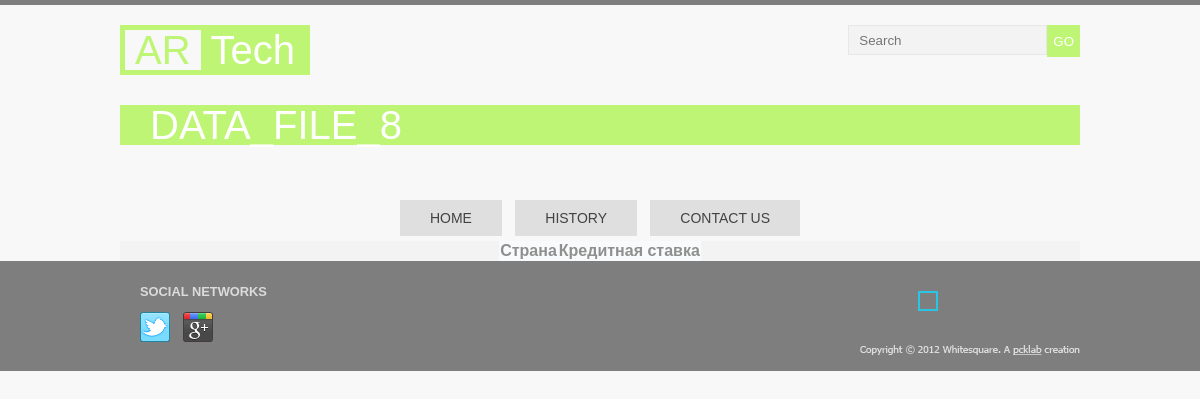
The page /data/8 on the database as committed earlier.
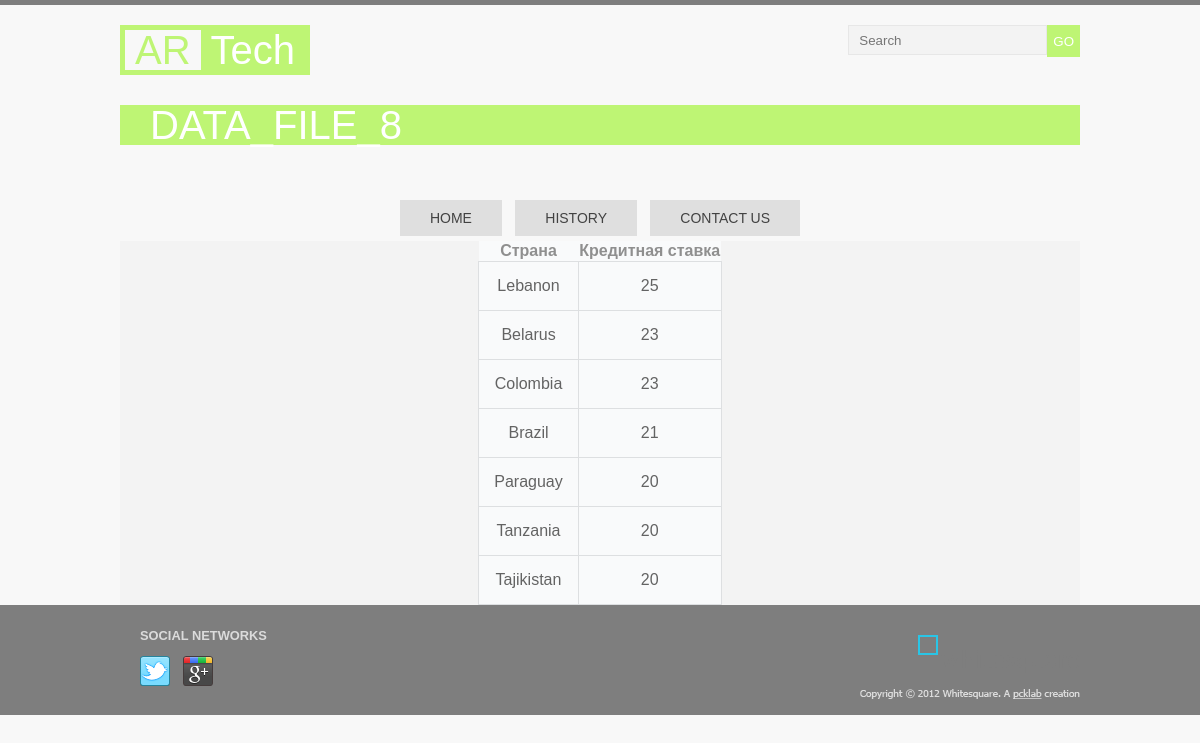
The same page on the database as committed later.
### tables this page shows
CREATE TABLE processed_data (
	id integer PRIMARY KEY autoincrement,
	country varchar(255) NOT NULL,
	credit_rate integer,
	source_file integer NOT NULL,
	CONSTRAINT fk_source_files 
	FOREIGN KEY (source_file)
	REFERENCES source_files(id)
	ON DELETE CASCADE
);

### labapp/router.py (the view)
@app.route('/data/<int:source_file_id>', methods=['GET'])
def get_data(source_file_id: int):
    processed_data = []
    pageNum = request.args.get('pageNum')
    if pageNum is not None:
        processed_data = webservice.get_processed_data(source_file=source_file_id, page_num=int(pageNum))
    else:
        processed_data = webservice.get_processed_data(source_file=source_file_id)
    return render_template('data.html',
                           title='Labs PIKPO',
                           page_name=f'DATA_FILE_{source_file_id}',
                           navmenu=webservice.navmenu,
                           processed_data=processed_data)

### labapp/repository/connectorfactory.py (called while the page is built)
    def get_connector(self, datastore):
        if datastore.startswith("sqlite:///"):
            self.instance = SQLiteStoreConnector(datastore)
            if self.instance.connect():
                return self.instance
        elif datastore.startswith("pymysql://"):
            self.instance = MySQLStoreConnector(datastore)
            if self.instance.connect():
                return self.instance
        return None

### labapp/repository/sql_api.py (called while the page is built)
def select_rows_from_processed_data(connector: StoreConnector, source_file: int, offset: int = None, limit: int = 10) -> List[tuple]:
    result = []
    if limit is None or offset is None:
        result = connector.execute(f"SELECT * FROM processed_data WHERE source_file = {source_file}").fetchall()
    else:
        result = connector.execute(f"SELECT * FROM processed_data WHERE source_file = {source_file} "
                                   f"LIMIT {offset*limit},{limit}").fetchall()
    return result

### labapp/repository/sqliteconnector.py (called while the page is built)
    def connect(self):
        try:
            connection = sqlite3.connect(self._datastore[10:])
            cursor = connection.cursor()
            cursor.execute("PRAGMA foreign_keys = 1")
            cursor.close()
            self.connection = connection
            print("SQLite database connected.")
            return True
        except Exception as e:
            print(f'Connection error: {str(e)}')
            return False

    def execute(self, query):
        result = None
        if self._cursor is not None:
            try:
                result = self._cursor.execute(query)
            except Exception as e:
                self.connection.rollback()
                print(f'Query execution error: {str(e)}')
        else:
            print("Use start_transaction() first.")
        return result

    def start_transaction(self):
        if self._cursor is None and self.connection is not None:
            self._cursor = self.connection.cursor()

    def end_transaction(self):
        if self.connection is not None and self._cursor is not None:
            self.connection.commit()
            self._cursor.close()
            self._cursor = None

    def close(self):
        self.connection.close()
        self.connection = None

### labapp/templates/data.html
{% extends "layout.html" %}
{% block content %}
    <article>
        <table align="center">
            <tr>
                <th>Страна</th>
                <th>Кредитная ставка</th>
            </tr>
            <tbody>
            {% for row in processed_data %}
                <tr>
                    <td>{{row[1]}}</td>
                    <td>{{row[2]}}</td>
                </tr>
            {% endfor %}
            </tbody>
        </table>
    </article>
{% endblock %}

### labapp/templates/layout.html (shortened to what this page needs)
<html>
<head>
		<link rel="stylesheet" href="/static/stylesheets/styles.css">
</head>
		<body>
			<div class="wrapper">
				<header>
					<div class="logo">
						<div class="logoTextAR"><h1>AR</h1></div>
						<div class="logoTextTech"><h1>Tech</h1></div>
					</div>
					<form name="search" class="sinput" action="#" method="get">
						<input type="search" name="q" placeholder="Search"><button type="submit">GO</button>
					</form>
					<div class="heading">
						<h1 id="head_name">{{page_name}}</h1>
					</div>
				</header>
				{% if navmenu %}
					<nav>
						<ul class="top-menu">
							{% for item in navmenu %}
								<li><a href="{{item.addr}}">{{item.name}}</a></li>
							{% endfor %}
						</ul>
					</nav>
				{% endif %}
				<main id="{{page_name}}">
					{% block content %}{% endblock %}
				</main>
			</div>
			<footer>
				<div class="footer">
					<div id="social">
						<h3>SOCIAL NETWORKS</h3>
						<a href="http://twitter.com/" class="social-icon twitter"></a>
						<a href="http://google.com/" class="social-icon google"></a>
					</div>
					<div id="footer-logo">
						<a href="/"><img src="/static/images/footer-logo.png" alt="Whitesquare logo"></a>
					</div>
				</div>
			</footer>
		</body>
</html>

### labapp/static/stylesheets/styles.css (style rules this page uses)
body { color: #8f8f8f; font: 12px Tahoma, sans-serif; background-color: #f8f8f8; border-top: 5px solid #7e7e7e; margin: 0; }
input[type="text"], input[type="search"], input[type="email"] { background-color: #f3f3f3; border: 1px solid #e7e7e7; height: 30px; color: #b2b2b2; padding: 0 10px; vertical-align: top; }
input[type="submit"], button { color: #fff; background-color: #bef574; border: none; height: 32px; font-family: 'Oswald', sans-serif; }
.wrapper { max-width: 960px; margin: auto; }
header { padding: 20px 0; }
main { background:#f3f3f3; }
footer { background: #7e7e7e; color: #dbdbdb; font-size: 11px; }
.footer { max-width: 960px; margin: auto; padding: 10px 0; height: 90px; }
.sinput { float: right; }
nav a { text-decoration: none; }
nav ul { margin: 0; padding: 0; }
nav li { list-style-position: inside; font: 14px 'Oswald', sans-serif; padding: 10px; }
h1 { display: inline-block; color: #000000; font: 40px/40px 'Oswald', sans-serif; margin: 0; padding: 0 10px; }
.logo { display: inline-block; vertical-align: top; border: 5px solid #bef574; }
.logoTextAR { float: left; text-align: right; }
.logoTextAR > h1 { color: #bef574; }
.logoTextTech { float: left; text-align: left; background:#bef574; }
.logoTextTech > h1 { color: #fff; }
.heading { background:#bef574; margin: 30px 0; padding-left: 20px; }
.heading > h1 { color:#ffffff; }
.top-menu { text-align: center; }
.top-menu li { display: inline-block; padding: 10px 30px; margin: 5px; background:rgba(0,0,0,0.1); }
.top-menu a { color: #424242; }
#footer-logo { float: right; margin-top: 20px; font-size: 10px; text-align: right; }
#social { float: left; margin-left: 20px; width: 130px; }
.social-icon { width: 30px; height: 30px; display: inline-block; margin-right: 10px; }
.twitter { background: url(../images/twitter.png); background-position: 0 0; }
.google { background: url(../images/google.png); background-position: -30px 0; }
table { border-collapse: collapse; font-family: Tahoma, Geneva, sans-serif; text-align: center; }
table td { padding: 15px; }
table tbody td { color: #636363; border: 1px solid #dddfe1; }
table tbody tr { background-color: #f9fafb; }

Rows that differ between the two databases and show on the page:
added processed_data: country "Lebanon", credit_rate "25"
added processed_data: country "Belarus", credit_rate "23"
added processed_data: country "Colombia", credit_rate "23"
added processed_data: country "Brazil", credit_rate "21"
added processed_data: country "Paraguay", credit_rate "20"
added processed_data: country "Tanzania", credit_rate "20"
added processed_data: country "Tajikistan", credit_rate "20"
